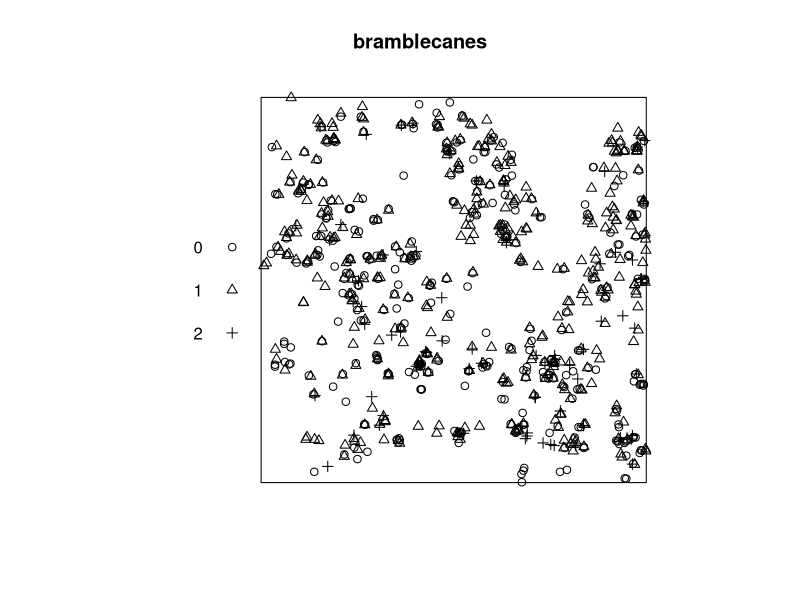
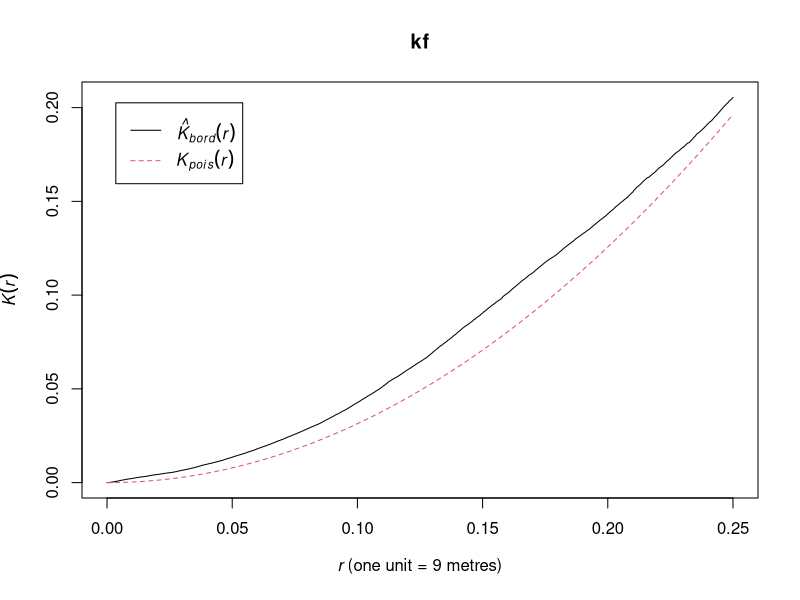
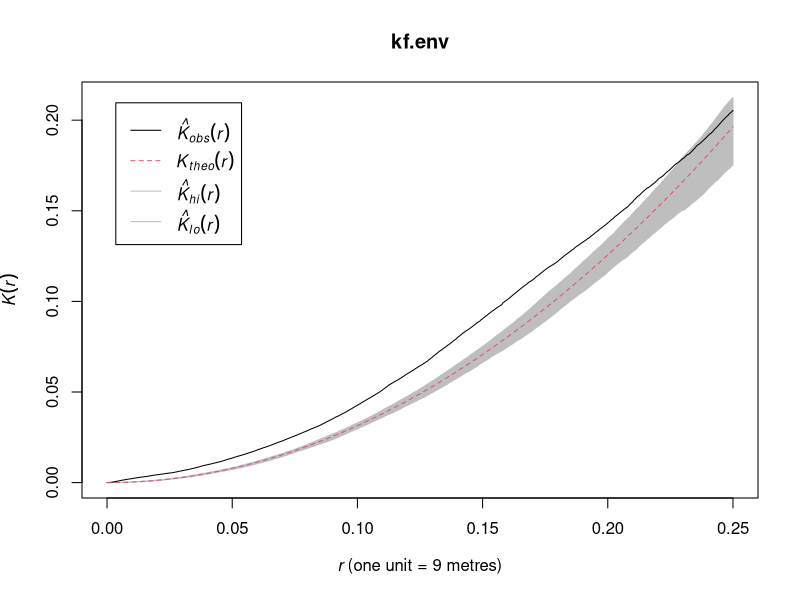
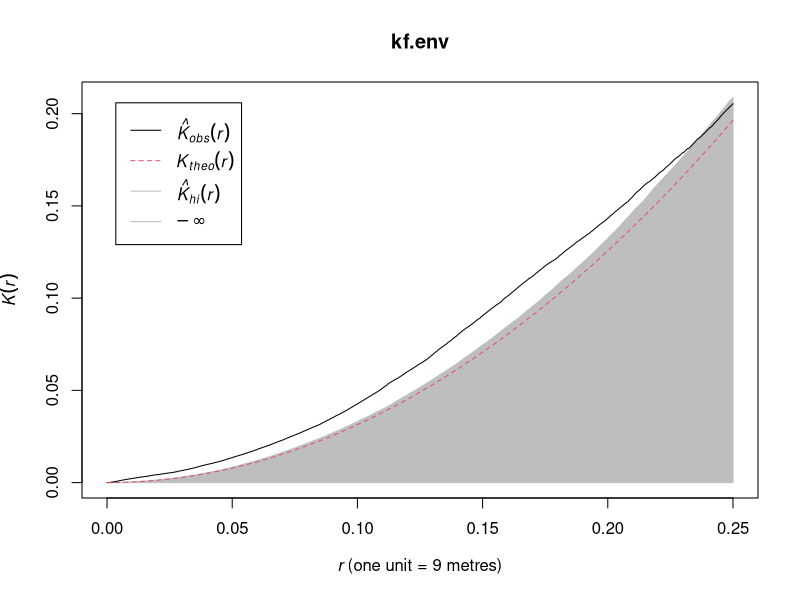
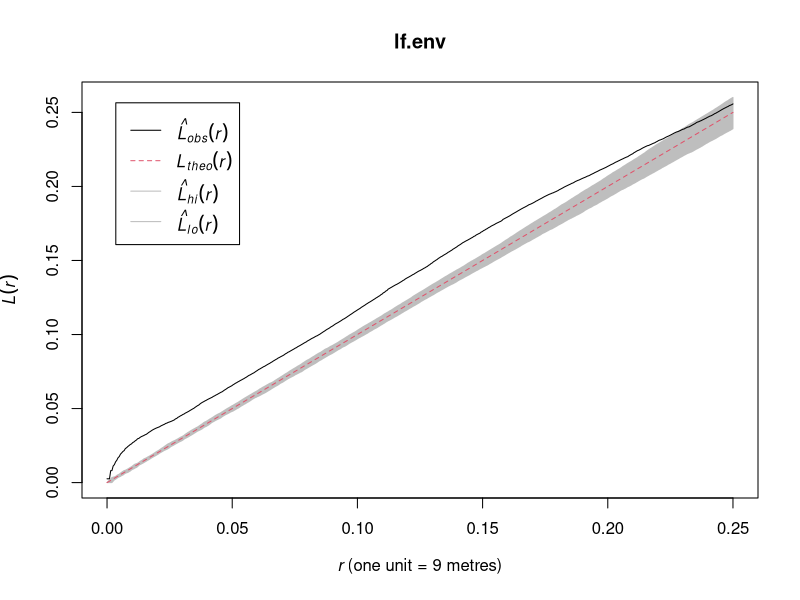
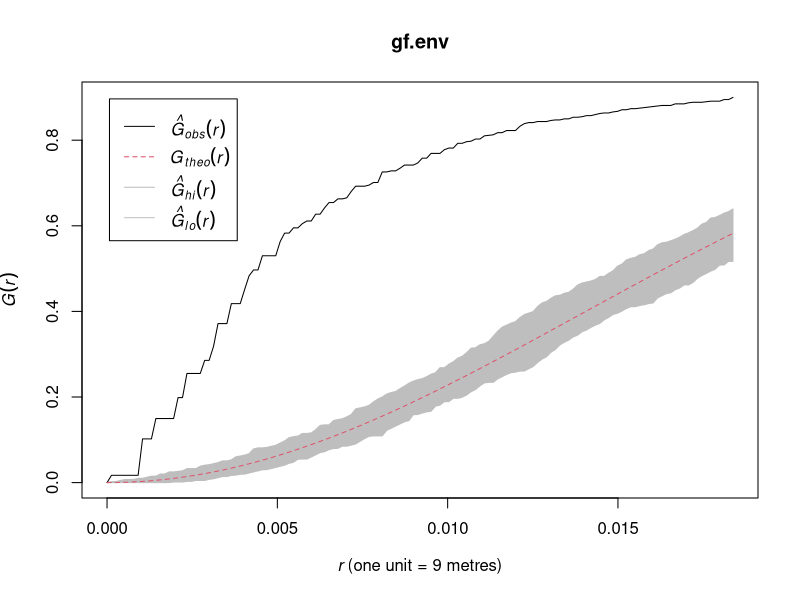

These figures' R source, in order:
## ---- chunk 1
knitr::opts_chunk$set(echo = TRUE)
## ---- chunk 2
library(spatstat, quietly=T)

data(bramblecanes); plot(bramblecanes) 

# K-function
kf = Kest(bramblecanes, correction="border"); plot(kf)
kf.env = envelope(bramblecanes, Kest, correction="border"); plot(kf.env) 

# one tailed envelope using clustered process as the alternative
kf.env = envelope(bramblecanes, Kest, alternative="greater", correction="border"); plot(kf.env) 


# L-function
lf.env = envelope(bramblecanes, Lest, correction="border"); plot(lf.env) 

# G-function
gf.env = envelope(bramblecanes, Gest, correction="best"); plot(gf.env) 
